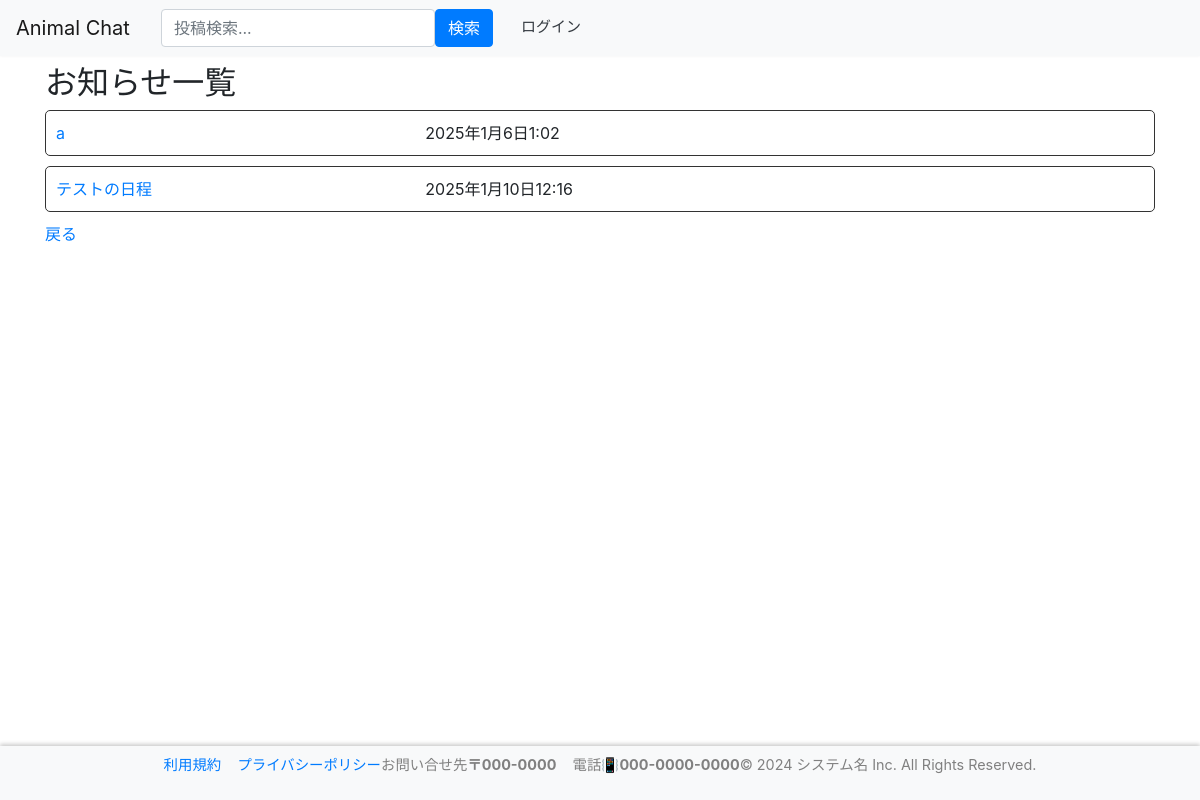
Page /contents/notice_list/ on the earlier database version.
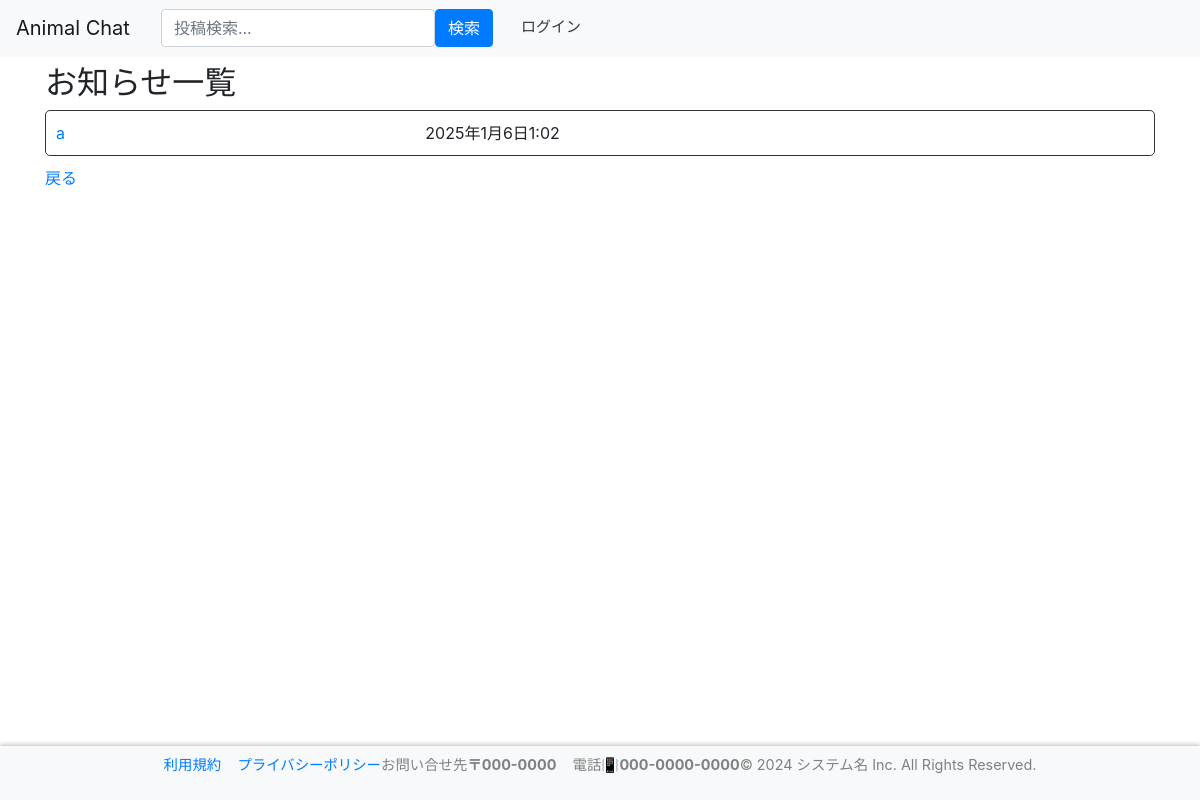
Same page on the later database version.
### contents/models.py (models this page shows, shortened)
class NoticeList(models.Model):
    id = models.AutoField(primary_key=True)
    posted_at = models.DateTimeField(
        verbose_name="日時",
        auto_now_add=True
    )
    title = models.CharField(
        verbose_name="タイトル",
        max_length=30,
        default=""
    )
    text = models.TextField(
        verbose_name="本文"
    )

### contents/views.py (the view)
# urls.py: path('notice_list/', views.NoticeListView.as_view(), name='notice_l'),
class NoticeListView(ListView):
    template_name = 'contents/notice_list.html'
    model = NoticeList
    paginate_by = 10
    context_object_name = "obj_data"

### templates/contents/notice_list.html (shortened to what this page needs)
{% extends "base.html" %}
{% load static %}
{% block content %}
    <div class="notice-container">
        <h2 class="notice-title">お知らせ一覧</h2>
        <div class="post-section">
        {% for data in obj_data %}
        <div class="card-columns" style="padding: 10px; margin-bottom: 10px; border: 1px solid #333333; border-radius: 5px;">
                <div class="notice-content">
                    <div class="notice-details">
                        <div><a style="text-decoration: none;font-style: #0000;" href= "{% url 'contents:notice_d' data.pk %}">{{data.title}}</a></div>
                    </div>
                </div>
                <div class="notice-time">{{ data.posted_at }}</div>
        </div>
        {% endfor %}
        </div>
            <a href="javascript:history.back()" class="return-btn">戻る</a>
{% endblock %}

Differences in the rows shown:
removed NoticeList: title "テストの日程", posted_at "2025年1月10日12:16"
